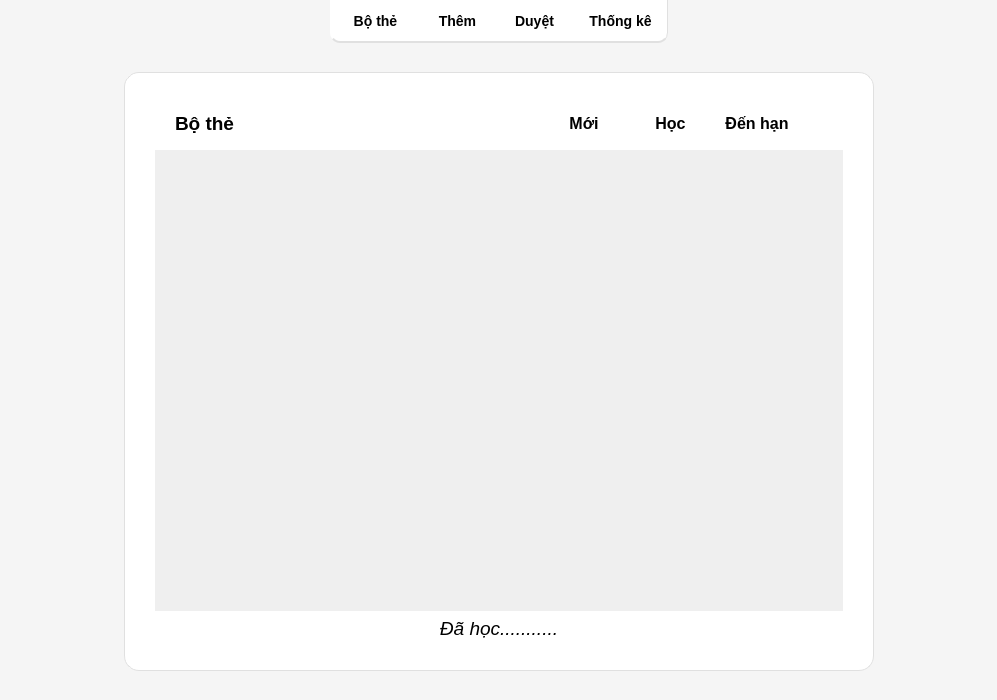
<?xml version="1.0" encoding="UTF-8"?>
<ui version="4.0">
 <class>Form</class>
 <widget class="QWidget" name="Form">
  <property name="geometry">
   <rect>
    <x>0</x>
    <y>0</y>
    <width>997</width>
    <height>700</height>
   </rect>
  </property>
  <property name="windowTitle">
   <string>Anki Clone</string>
  </property>
  <property name="styleSheet">
   <string>QWidget#Form { background-color: #f5f5f5; }</string>
  </property>
  <layout class="QVBoxLayout" name="verticalLayout">
   <property name="spacing">
    <number>20</number>
   </property>
   <property name="leftMargin">
    <number>0</number>
   </property>
   <property name="topMargin">
    <number>0</number>
   </property>
   <property name="rightMargin">
    <number>0</number>
   </property>
   <property name="bottomMargin">
    <number>20</number>
   </property>
   <item>
    <layout class="QHBoxLayout" name="horizontalLayout_top">
     <item>
      <spacer name="horizontalSpacer_left">
       <property name="orientation">
        <enum>Qt::Horizontal</enum>
       </property>
       <property name="sizeHint" stdset="0">
        <size>
         <width>40</width>
         <height>20</height>
        </size>
       </property>
      </spacer>
     </item>
     <item>
      <widget class="QFrame" name="thanh_menu">
       <property name="minimumSize">
        <size>
         <width>338</width>
         <height>43</height>
        </size>
       </property>
       <property name="maximumSize">
        <size>
         <width>338</width>
         <height>43</height>
        </size>
       </property>
       <property name="styleSheet">
        <string notr="true">QFrame { background-color: white; border-bottom-left-radius: 10px; border-bottom-right-radius: 10px; border-bottom: 2px solid #e0e0e0; border-right: 1px solid #e0e0e0; }</string>
       </property>
       <widget class="QPushButton" name="pushButton_5">
        <property name="geometry">
         <rect>
          <x>0</x>
          <y>0</y>
          <width>91</width>
          <height>41</height>
         </rect>
        </property>
        <property name="cursor">
         <cursorShape>PointingHandCursor</cursorShape>
        </property>
        <property name="styleSheet">
         <string notr="true">QPushButton { background-color: transparent; border: none; padding: 8px 15px; font-weight: bold; color: black; font-size: 14px; } QPushButton:hover { background-color: #f0f0f0; border-radius: 5px; } QPushButton:pressed { background-color: #e0e0e0; }</string>
        </property>
        <property name="text">
         <string>Bộ thẻ</string>
        </property>
       </widget>
       <widget class="QPushButton" name="btn_Duyet">
        <property name="geometry">
         <rect>
          <x>164</x>
          <y>0</y>
          <width>81</width>
          <height>41</height>
         </rect>
        </property>
        <property name="cursor">
         <cursorShape>PointingHandCursor</cursorShape>
        </property>
        <property name="styleSheet">
         <string notr="true">QPushButton { background-color: transparent; border: none; padding: 8px 15px; font-weight: bold; color: black; font-size: 14px; } QPushButton:hover { background-color: #f0f0f0; border-radius: 5px; } QPushButton:pressed { background-color: #e0e0e0; }</string>
        </property>
        <property name="text">
         <string>Duyệt</string>
        </property>
       </widget>
       <widget class="QPushButton" name="pushButton_8">
        <property name="geometry">
         <rect>
          <x>240</x>
          <y>0</y>
          <width>101</width>
          <height>41</height>
         </rect>
        </property>
        <property name="cursor">
         <cursorShape>PointingHandCursor</cursorShape>
        </property>
        <property name="styleSheet">
         <string notr="true">QPushButton { background-color: transparent; border: none; padding: 8px 15px; font-weight: bold; color: black; font-size: 14px; } 

QPushButton:hover { background-color: #f0f0f0; border-radius: 5px; }

 QPushButton:pressed { background-color: #e0e0e0; }</string>
        </property>
        <property name="text">
         <string>Thống kê</string>
        </property>
       </widget>
       <widget class="QPushButton" name="pushButton_6">
        <property name="geometry">
         <rect>
          <x>90</x>
          <y>0</y>
          <width>75</width>
          <height>41</height>
         </rect>
        </property>
        <property name="cursor">
         <cursorShape>PointingHandCursor</cursorShape>
        </property>
        <property name="styleSheet">
         <string notr="true">QPushButton { background-color: transparent; border: none; padding: 8px 15px; font-weight: bold; color: black; font-size: 14px; } QPushButton:hover { background-color: #f0f0f0; border-radius: 5px; } QPushButton:pressed { background-color: #e0e0e0; }</string>
        </property>
        <property name="text">
         <string>Thêm</string>
        </property>
       </widget>
      </widget>
     </item>
     <item>
      <spacer name="horizontalSpacer_right">
       <property name="orientation">
        <enum>Qt::Horizontal</enum>
       </property>
       <property name="sizeHint" stdset="0">
        <size>
         <width>40</width>
         <height>20</height>
        </size>
       </property>
      </spacer>
     </item>
    </layout>
   </item>
   <item>
    <widget class="QStackedWidget" name="stackedWidget">
     <property name="currentIndex">
      <number>0</number>
     </property>
     <widget class="QWidget" name="page_DanhSach">
      <layout class="QHBoxLayout" name="horizontalLayout_center">
       <item>
        <spacer name="horizontalSpacer_center_left">
         <property name="orientation">
          <enum>Qt::Horizontal</enum>
         </property>
         <property name="sizeHint" stdset="0">
          <size>
           <width>40</width>
           <height>20</height>
          </size>
         </property>
        </spacer>
       </item>
       <item>
        <widget class="QFrame" name="center">
         <property name="minimumSize">
          <size>
           <width>750</width>
           <height>500</height>
          </size>
         </property>
         <property name="styleSheet">
          <string notr="true">#center { background-color: white; border-radius: 15px; border: 1px solid #e0e0e0; }</string>
         </property>
         <layout class="QVBoxLayout" name="verticalLayout_2">
          <property name="leftMargin">
           <number>30</number>
          </property>
          <property name="topMargin">
           <number>30</number>
          </property>
          <property name="rightMargin">
           <number>30</number>
          </property>
          <property name="bottomMargin">
           <number>30</number>
          </property>
          <item>
           <widget class="QFrame" name="hang_muc">
            <property name="styleSheet">
             <string>QFrame { border-bottom: 1px solid #ddd; }</string>
            </property>
            <layout class="QHBoxLayout" name="horizontalLayout_3" stretch="5,1,1,1,0">
             <property name="spacing">
              <number>15</number>
             </property>
             <property name="leftMargin">
              <number>20</number>
             </property>
             <property name="rightMargin">
              <number>20</number>
             </property>
             <item>
              <widget class="QLabel" name="label_BoThe">
               <property name="font">
                <font>
                 <pointsize>14</pointsize>
                 <weight>75</weight>
                 <bold>true</bold>
                </font>
               </property>
               <property name="text">
                <string>Bộ thẻ</string>
               </property>
              </widget>
             </item>
             <item>
              <widget class="QLabel" name="label_Moi">
               <property name="font">
                <font>
                 <pointsize>12</pointsize>
                 <weight>75</weight>
                 <bold>true</bold>
                </font>
               </property>
               <property name="text">
                <string>Mới</string>
               </property>
               <property name="alignment">
                <set>Qt::AlignCenter</set>
               </property>
              </widget>
             </item>
             <item>
              <widget class="QLabel" name="label_Hoc">
               <property name="font">
                <font>
                 <pointsize>12</pointsize>
                 <weight>75</weight>
                 <bold>true</bold>
                </font>
               </property>
               <property name="text">
                <string>Học</string>
               </property>
               <property name="alignment">
                <set>Qt::AlignCenter</set>
               </property>
              </widget>
             </item>
             <item>
              <widget class="QLabel" name="label_DenHan">
               <property name="font">
                <font>
                 <pointsize>12</pointsize>
                 <weight>75</weight>
                 <bold>true</bold>
                </font>
               </property>
               <property name="text">
                <string>Đến hạn</string>
               </property>
               <property name="alignment">
                <set>Qt::AlignCenter</set>
               </property>
              </widget>
             </item>
             <item>
              <spacer name="horizontalSpacer_header_icon">
               <property name="orientation">
                <enum>Qt::Horizontal</enum>
               </property>
               <property name="sizeType">
                <enum>QSizePolicy::Fixed</enum>
               </property>
               <property name="sizeHint" stdset="0">
                <size>
                 <width>30</width>
                 <height>20</height>
                </size>
               </property>
              </spacer>
             </item>
            </layout>
           </widget>
          </item>
          <item>
           <widget class="QScrollArea" name="scrollArea">
            <property name="frameShape">
             <enum>QFrame::NoFrame</enum>
            </property>
            <property name="widgetResizable">
             <bool>true</bool>
            </property>
            <widget class="QWidget" name="scrollAreaWidgetContents">
             <property name="geometry">
              <rect>
               <x>0</x>
               <y>0</y>
               <width>688</width>
               <height>459</height>
              </rect>
             </property>
             <layout class="QVBoxLayout" name="verticalLayout_3"/>
            </widget>
           </widget>
          </item>
          <item>
           <widget class="QLabel" name="lbl_ThongKeHomNay">
            <property name="font">
             <font>
              <pointsize>14</pointsize>
              <weight>50</weight>
              <italic>true</italic>
              <bold>false</bold>
              <underline>false</underline>
              <strikeout>false</strikeout>
              <stylestrategy>PreferDefault</stylestrategy>
              <kerning>true</kerning>
             </font>
            </property>
            <property name="mouseTracking">
             <bool>false</bool>
            </property>
            <property name="tabletTracking">
             <bool>false</bool>
            </property>
            <property name="focusPolicy">
             <enum>Qt::NoFocus</enum>
            </property>
            <property name="text">
             <string>Đã học...........</string>
            </property>
            <property name="alignment">
             <set>Qt::AlignCenter</set>
            </property>
           </widget>
          </item>
         </layout>
        </widget>
       </item>
       <item>
        <spacer name="horizontalSpacer_center_right">
         <property name="orientation">
          <enum>Qt::Horizontal</enum>
         </property>
         <property name="sizeHint" stdset="0">
          <size>
           <width>40</width>
           <height>20</height>
          </size>
         </property>
        </spacer>
       </item>
      </layout>
     </widget>
     <widget class="QWidget" name="page_HocBai">
      <widget class="QLabel" name="lbl_TongQuan_TenBoThe">
       <property name="geometry">
        <rect>
         <x>330</x>
         <y>60</y>
         <width>341</width>
         <height>81</height>
        </rect>
       </property>
       <property name="font">
        <font>
         <pointsize>36</pointsize>
        </font>
       </property>
       <property name="text">
        <string>TextLabel</string>
       </property>
       <property name="alignment">
        <set>Qt::AlignCenter</set>
       </property>
      </widget>
      <widget class="QFrame" name="frame_3">
       <property name="geometry">
        <rect>
         <x>310</x>
         <y>180</y>
         <width>154</width>
         <height>109</height>
        </rect>
       </property>
       <property name="frameShape">
        <enum>QFrame::StyledPanel</enum>
       </property>
       <property name="frameShadow">
        <enum>QFrame::Raised</enum>
       </property>
       <layout class="QHBoxLayout" name="horizontalLayout">
        <item>
         <widget class="QFrame" name="frame">
          <property name="frameShape">
           <enum>QFrame::StyledPanel</enum>
          </property>
          <property name="frameShadow">
           <enum>QFrame::Raised</enum>
          </property>
          <layout class="QVBoxLayout" name="verticalLayout_4">
           <item>
            <widget class="QLabel" name="label_2">
             <property name="font">
              <font>
               <pointsize>12</pointsize>
              </font>
             </property>
             <property name="text">
              <string>Mới:</string>
             </property>
            </widget>
           </item>
           <item>
            <widget class="QLabel" name="label_4">
             <property name="font">
              <font>
               <pointsize>12</pointsize>
              </font>
             </property>
             <property name="text">
              <string>Học:</string>
             </property>
            </widget>
           </item>
           <item>
            <widget class="QLabel" name="label_3">
             <property name="font">
              <font>
               <pointsize>12</pointsize>
              </font>
             </property>
             <property name="text">
              <string>Đến hạn:</string>
             </property>
            </widget>
           </item>
          </layout>
         </widget>
        </item>
        <item>
         <widget class="QFrame" name="frame_2">
          <property name="frameShape">
           <enum>QFrame::StyledPanel</enum>
          </property>
          <property name="frameShadow">
           <enum>QFrame::Raised</enum>
          </property>
          <layout class="QVBoxLayout" name="verticalLayout_5">
           <item>
            <widget class="QLabel" name="lbl_TongQuan_SoMoi">
             <property name="font">
              <font>
               <pointsize>12</pointsize>
              </font>
             </property>
             <property name="text">
              <string>Nu</string>
             </property>
            </widget>
           </item>
           <item>
            <widget class="QLabel" name="lbl_TongQuan_SoHoc">
             <property name="font">
              <font>
               <pointsize>12</pointsize>
              </font>
             </property>
             <property name="text">
              <string>Nu</string>
             </property>
            </widget>
           </item>
           <item>
            <widget class="QLabel" name="lbl_TongQuan_SoDenHan">
             <property name="font">
              <font>
               <pointsize>12</pointsize>
              </font>
             </property>
             <property name="text">
              <string>Nu</string>
             </property>
            </widget>
           </item>
          </layout>
         </widget>
        </item>
       </layout>
      </widget>
      <widget class="QPushButton" name="btn_HocBayGio">
       <property name="geometry">
        <rect>
         <x>550</x>
         <y>210</y>
         <width>171</width>
         <height>41</height>
        </rect>
       </property>
       <property name="cursor">
        <cursorShape>PointingHandCursor</cursorShape>
       </property>
       <property name="styleSheet">
        <string notr="true">QPushButton {
    background-color: #2563eb; 
    color: white;             
    font-weight: bold;        
    font-size: 16px;           
    border-radius: 20px;       
    padding: 10px 30px;       
    border: none;           
}

QPushButton:hover {
    background-color: #3b82f6; 
border-radius: 20px;   
}

QPushButton:pressed {
    background-color: #60a5fa; 
}</string>
       </property>
       <property name="text">
        <string>Học bây giờ</string>
       </property>
      </widget>
     </widget>
     <widget class="QWidget" name="khung_hoc_bai">
      <widget class="Line" name="line">
       <property name="geometry">
        <rect>
         <x>-10</x>
         <y>350</y>
         <width>1021</width>
         <height>20</height>
        </rect>
       </property>
       <property name="orientation">
        <enum>Qt::Horizontal</enum>
       </property>
      </widget>
      <widget class="QLabel" name="txt_NoiDungThe">
       <property name="geometry">
        <rect>
         <x>330</x>
         <y>60</y>
         <width>341</width>
         <height>191</height>
        </rect>
       </property>
       <property name="font">
        <font>
         <pointsize>36</pointsize>
        </font>
       </property>
       <property name="text">
        <string>TextLabel</string>
       </property>
       <property name="alignment">
        <set>Qt::AlignCenter</set>
       </property>
       <property name="wordWrap">
        <bool>true</bool>
       </property>
      </widget>
      <widget class="QPushButton" name="btn_HienDapAn">
       <property name="geometry">
        <rect>
         <x>400</x>
         <y>450</y>
         <width>171</width>
         <height>41</height>
        </rect>
       </property>
       <property name="font">
        <font>
         <pointsize>-1</pointsize>
         <weight>75</weight>
         <bold>true</bold>
        </font>
       </property>
       <property name="cursor">
        <cursorShape>PointingHandCursor</cursorShape>
       </property>
       <property name="styleSheet">
        <string notr="true">/* Trạng thái mặc định */
QPushButton {
    background-color: #ffffff; /* Nền trắng */
    color: #444444;            /* Chữ màu xanh đen đậm */
    font-size: 15px;           /* Cỡ chữ */
    padding: 8px 25px;         /* Khoảng cách chữ đến viền */
    
    /* Bo góc và Viền */
    border-radius: 18px;       /* MẸO: Nhớ chỉnh số này bằng đúng 1/2 Chiều cao (Height) của nút nhé */
    border: 1px solid #cccccc; /* Viền màu xám nhạt */
}

/* Trạng thái khi chuột chạm lướt (Hover) */
QPushButton:hover {
    background-color: #f5f5f5; /* Nền chuyển sang xám cực nhạt */
    border: 1px solid #b3b3b3; /* Viền đậm lên một chút xíu */
}

/* Trạng thái khi click bấm giữ (Pressed) */
QPushButton:pressed {
    background-color: #e0e0e0; /* Nền xám rõ hơn khi bấm */
    border: 1px solid #999999;
}</string>
       </property>
       <property name="text">
        <string>Hiện đáp án</string>
       </property>
      </widget>
      <widget class="QWidget" name="frame_DanhGia" native="true">
       <property name="geometry">
        <rect>
         <x>180</x>
         <y>430</y>
         <width>631</width>
         <height>111</height>
        </rect>
       </property>
       <widget class="QFrame" name="frame_5">
        <property name="geometry">
         <rect>
          <x>30</x>
          <y>0</y>
          <width>591</width>
          <height>44</height>
         </rect>
        </property>
        <property name="frameShape">
         <enum>QFrame::StyledPanel</enum>
        </property>
        <property name="frameShadow">
         <enum>QFrame::Raised</enum>
        </property>
        <widget class="QLabel" name="nhohon1">
         <property name="geometry">
          <rect>
           <x>30</x>
           <y>10</y>
           <width>88</width>
           <height>24</height>
          </rect>
         </property>
         <property name="font">
          <font>
           <pointsize>15</pointsize>
          </font>
         </property>
         <property name="text">
          <string>TextLabel</string>
         </property>
         <property name="alignment">
          <set>Qt::AlignCenter</set>
         </property>
        </widget>
        <widget class="QLabel" name="nhohon10">
         <property name="geometry">
          <rect>
           <x>170</x>
           <y>10</y>
           <width>88</width>
           <height>24</height>
          </rect>
         </property>
         <property name="font">
          <font>
           <pointsize>15</pointsize>
          </font>
         </property>
         <property name="text">
          <string>TextLabel</string>
         </property>
         <property name="alignment">
          <set>Qt::AlignCenter</set>
         </property>
        </widget>
        <widget class="QLabel" name="ngay1">
         <property name="geometry">
          <rect>
           <x>320</x>
           <y>10</y>
           <width>88</width>
           <height>24</height>
          </rect>
         </property>
         <property name="font">
          <font>
           <pointsize>15</pointsize>
          </font>
         </property>
         <property name="text">
          <string>TextLabel</string>
         </property>
         <property name="alignment">
          <set>Qt::AlignCenter</set>
         </property>
        </widget>
        <widget class="QLabel" name="ngay3">
         <property name="geometry">
          <rect>
           <x>460</x>
           <y>10</y>
           <width>88</width>
           <height>24</height>
          </rect>
         </property>
         <property name="font">
          <font>
           <pointsize>15</pointsize>
          </font>
         </property>
         <property name="text">
          <string>TextLabel</string>
         </property>
         <property name="alignment">
          <set>Qt::AlignCenter</set>
         </property>
        </widget>
       </widget>
       <widget class="QFrame" name="frame_4">
        <property name="geometry">
         <rect>
          <x>20</x>
          <y>50</y>
          <width>594</width>
          <height>56</height>
         </rect>
        </property>
        <property name="frameShape">
         <enum>QFrame::StyledPanel</enum>
        </property>
        <property name="frameShadow">
         <enum>QFrame::Raised</enum>
        </property>
        <layout class="QHBoxLayout" name="horizontalLayout_4">
         <item>
          <widget class="QPushButton" name="btn_Lai">
           <property name="font">
            <font>
             <pointsize>-1</pointsize>
             <weight>75</weight>
             <bold>true</bold>
            </font>
           </property>
           <property name="cursor">
            <cursorShape>PointingHandCursor</cursorShape>
           </property>
           <property name="styleSheet">
            <string notr="true">/* Trạng thái mặc định */
QPushButton {
    background-color: #ffffff; /* Nền trắng */
    color: #444444;            /* Chữ màu xanh đen đậm */
    font-size: 15px;           /* Cỡ chữ */
    padding: 8px 25px;         /* Khoảng cách chữ đến viền */
    
    /* Bo góc và Viền */
    border-radius: 18px;       /* MẸO: Nhớ chỉnh số này bằng đúng 1/2 Chiều cao (Height) của nút nhé */
    border: 1px solid #cccccc; /* Viền màu xám nhạt */
}

/* Trạng thái khi chuột chạm lướt (Hover) */
QPushButton:hover {
    background-color: #f5f5f5; /* Nền chuyển sang xám cực nhạt */
    border: 1px solid #b3b3b3; /* Viền đậm lên một chút xíu */
}

/* Trạng thái khi click bấm giữ (Pressed) */
QPushButton:pressed {
    background-color: #e0e0e0; /* Nền xám rõ hơn khi bấm */
    border: 1px solid #999999;
}</string>
           </property>
           <property name="text">
            <string>Lại</string>
           </property>
          </widget>
         </item>
         <item>
          <widget class="QPushButton" name="btn_Kho">
           <property name="font">
            <font>
             <pointsize>-1</pointsize>
             <weight>75</weight>
             <bold>true</bold>
            </font>
           </property>
           <property name="cursor">
            <cursorShape>PointingHandCursor</cursorShape>
           </property>
           <property name="styleSheet">
            <string notr="true">/* Trạng thái mặc định */
QPushButton {
    background-color: #ffffff; /* Nền trắng */
    color: #444444;            /* Chữ màu xanh đen đậm */
    font-size: 15px;           /* Cỡ chữ */
    padding: 8px 25px;         /* Khoảng cách chữ đến viền */
    
    /* Bo góc và Viền */
    border-radius: 18px;       /* MẸO: Nhớ chỉnh số này bằng đúng 1/2 Chiều cao (Height) của nút nhé */
    border: 1px solid #cccccc; /* Viền màu xám nhạt */
}

/* Trạng thái khi chuột chạm lướt (Hover) */
QPushButton:hover {
    background-color: #f5f5f5; /* Nền chuyển sang xám cực nhạt */
    border: 1px solid #b3b3b3; /* Viền đậm lên một chút xíu */
}

/* Trạng thái khi click bấm giữ (Pressed) */
QPushButton:pressed {
    background-color: #e0e0e0; /* Nền xám rõ hơn khi bấm */
    border: 1px solid #999999;
}</string>
           </property>
           <property name="text">
            <string>Khó</string>
           </property>
          </widget>
         </item>
         <item>
          <widget class="QPushButton" name="btn_Tot">
           <property name="font">
            <font>
             <pointsize>-1</pointsize>
             <weight>75</weight>
             <bold>true</bold>
            </font>
           </property>
           <property name="cursor">
            <cursorShape>PointingHandCursor</cursorShape>
           </property>
           <property name="styleSheet">
            <string notr="true">/* Trạng thái mặc định */
QPushButton {
    background-color: #ffffff; /* Nền trắng */
    color: #444444;            /* Chữ màu xanh đen đậm */
    font-size: 15px;           /* Cỡ chữ */
    padding: 8px 25px;         /* Khoảng cách chữ đến viền */
    
    /* Bo góc và Viền */
    border-radius: 18px;       /* MẸO: Nhớ chỉnh số này bằng đúng 1/2 Chiều cao (Height) của nút nhé */
    border: 1px solid #cccccc; /* Viền màu xám nhạt */
}

/* Trạng thái khi chuột chạm lướt (Hover) */
QPushButton:hover {
    background-color: #f5f5f5; /* Nền chuyển sang xám cực nhạt */
    border: 1px solid #b3b3b3; /* Viền đậm lên một chút xíu */
}

/* Trạng thái khi click bấm giữ (Pressed) */
QPushButton:pressed {
    background-color: #e0e0e0; /* Nền xám rõ hơn khi bấm */
    border: 1px solid #999999;
}</string>
           </property>
           <property name="text">
            <string>Được</string>
           </property>
          </widget>
         </item>
         <item>
          <widget class="QPushButton" name="btn_De">
           <property name="font">
            <font>
             <pointsize>-1</pointsize>
             <weight>75</weight>
             <bold>true</bold>
            </font>
           </property>
           <property name="cursor">
            <cursorShape>PointingHandCursor</cursorShape>
           </property>
           <property name="styleSheet">
            <string notr="true">/* Trạng thái mặc định */
QPushButton {
    background-color: #ffffff; /* Nền trắng */
    color: #444444;            /* Chữ màu xanh đen đậm */
    font-size: 15px;           /* Cỡ chữ */
    padding: 8px 25px;         /* Khoảng cách chữ đến viền */
    
    /* Bo góc và Viền */
    border-radius: 18px;       /* MẸO: Nhớ chỉnh số này bằng đúng 1/2 Chiều cao (Height) của nút nhé */
    border: 1px solid #cccccc; /* Viền màu xám nhạt */
}

/* Trạng thái khi chuột chạm lướt (Hover) */
QPushButton:hover {
    background-color: #f5f5f5; /* Nền chuyển sang xám cực nhạt */
    border: 1px solid #b3b3b3; /* Viền đậm lên một chút xíu */
}

/* Trạng thái khi click bấm giữ (Pressed) */
QPushButton:pressed {
    background-color: #e0e0e0; /* Nền xám rõ hơn khi bấm */
    border: 1px solid #999999;
}</string>
           </property>
           <property name="text">
            <string>Dễ</string>
           </property>
          </widget>
         </item>
        </layout>
       </widget>
      </widget>
      <widget class="QWidget" name="layoutWidget">
       <property name="geometry">
        <rect>
         <x>400</x>
         <y>370</y>
         <width>183</width>
         <height>15</height>
        </rect>
       </property>
       <layout class="QHBoxLayout" name="horizontalLayout_2">
        <item>
         <widget class="QLabel" name="lbl_Hoc_Moi">
          <property name="styleSheet">
           <string notr="true">color: #085b9a</string>
          </property>
          <property name="text">
           <string>TextLabel</string>
          </property>
          <property name="alignment">
           <set>Qt::AlignCenter</set>
          </property>
         </widget>
        </item>
        <item>
         <widget class="QLabel" name="dau_cong_1">
          <property name="text">
           <string>+</string>
          </property>
          <property name="alignment">
           <set>Qt::AlignCenter</set>
          </property>
         </widget>
        </item>
        <item>
         <widget class="QLabel" name="lbl_Hoc_DangHoc">
          <property name="styleSheet">
           <string notr="true">color: #ff0004</string>
          </property>
          <property name="text">
           <string>TextLabel</string>
          </property>
          <property name="alignment">
           <set>Qt::AlignCenter</set>
          </property>
         </widget>
        </item>
        <item>
         <widget class="QLabel" name="dau_cong_2">
          <property name="text">
           <string>+</string>
          </property>
          <property name="alignment">
           <set>Qt::AlignCenter</set>
          </property>
         </widget>
        </item>
        <item>
         <widget class="QLabel" name="lbl_Hoc_CanOn">
          <property name="styleSheet">
           <string notr="true">color: #007413</string>
          </property>
          <property name="text">
           <string>TextLabel</string>
          </property>
          <property name="alignment">
           <set>Qt::AlignCenter</set>
          </property>
         </widget>
        </item>
       </layout>
      </widget>
     </widget>
     <widget class="QWidget" name="page">
      <widget class="QLabel" name="label">
       <property name="geometry">
        <rect>
         <x>140</x>
         <y>230</y>
         <width>711</width>
         <height>101</height>
        </rect>
       </property>
       <property name="font">
        <font>
         <pointsize>36</pointsize>
        </font>
       </property>
       <property name="text">
        <string>Bạn đã học xong bộ flashcards</string>
       </property>
       <property name="alignment">
        <set>Qt::AlignCenter</set>
       </property>
      </widget>
     </widget>
    </widget>
   </item>
  </layout>
 </widget>
 <resources/>
 <connections/>
</ui>
